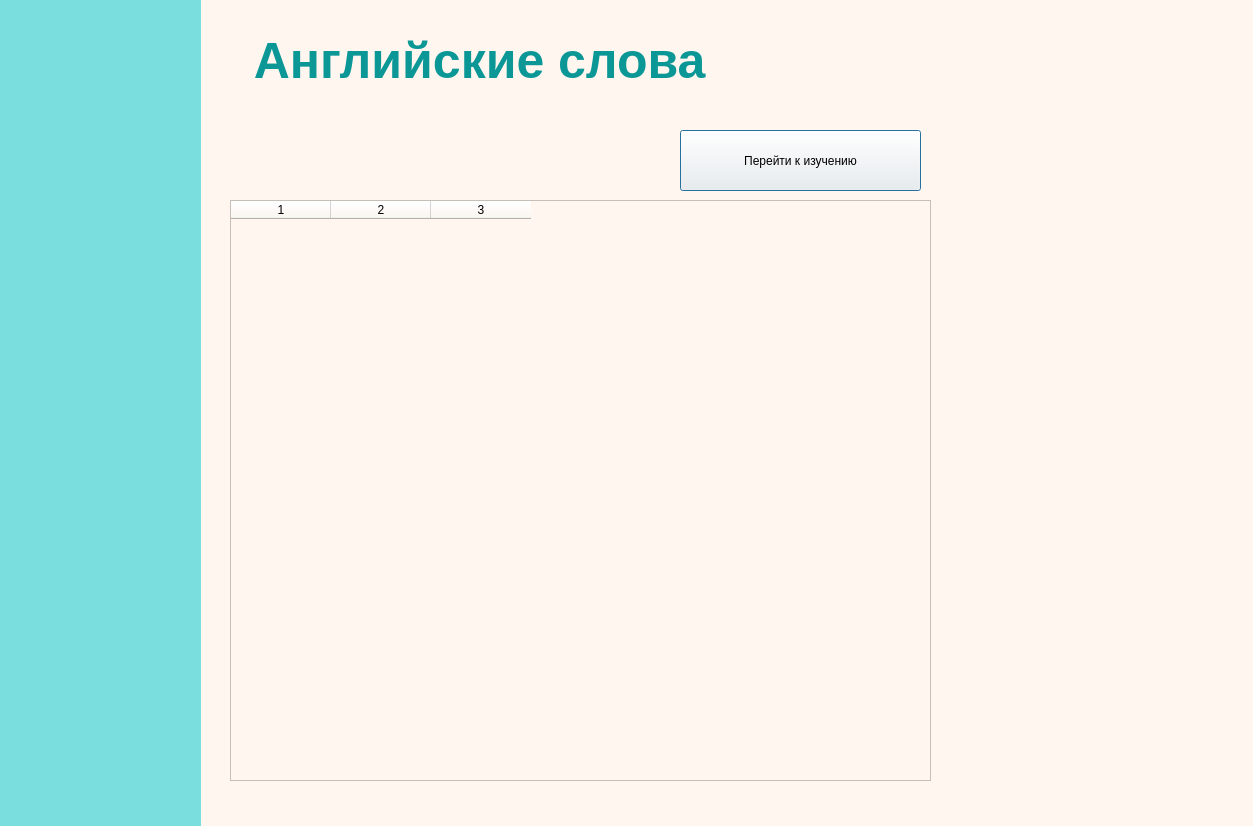
<?xml version="1.0" encoding="UTF-8"?>
<ui version="4.0">
 <class>Dialog</class>
 <widget class="QDialog" name="Dialog">
  <property name="geometry">
   <rect>
    <x>0</x>
    <y>0</y>
    <width>1253</width>
    <height>826</height>
   </rect>
  </property>
  <property name="windowTitle">
   <string>Dialog</string>
  </property>
  <property name="styleSheet">
   <string notr="true">
background-color: rgb(238, 238, 238);
background-color: rgb(255, 247, 239);</string>
  </property>
  <widget class="QWidget" name="widget" native="true">
   <property name="geometry">
    <rect>
     <x>0</x>
     <y>0</y>
     <width>201</width>
     <height>1191</height>
    </rect>
   </property>
   <property name="styleSheet">
    <string notr="true">
background-color: rgb(122, 222, 222);</string>
   </property>
  </widget>
  <widget class="QLabel" name="label">
   <property name="geometry">
    <rect>
     <x>240</x>
     <y>0</y>
     <width>501</width>
     <height>121</height>
    </rect>
   </property>
   <property name="styleSheet">
    <string notr="true">font-size: 50px;
font: bold;
color: rgb(122, 222, 222);
color: rgb(12, 151, 151);</string>
   </property>
   <property name="text">
    <string> Английские слова</string>
   </property>
  </widget>
  <widget class="QTableWidget" name="tableWidget">
   <property name="geometry">
    <rect>
     <x>230</x>
     <y>200</y>
     <width>701</width>
     <height>581</height>
    </rect>
   </property>
   <property name="font">
    <font>
     <pointsize>10</pointsize>
    </font>
   </property>
   <property name="columnCount">
    <number>3</number>
   </property>
   <column/>
   <column/>
   <column/>
  </widget>
  <widget class="QPushButton" name="gotolearn">
   <property name="geometry">
    <rect>
     <x>680</x>
     <y>130</y>
     <width>241</width>
     <height>61</height>
    </rect>
   </property>
   <property name="text">
    <string>Перейти к изучению</string>
   </property>
  </widget>
 </widget>
 <resources/>
 <connections/>
</ui>
